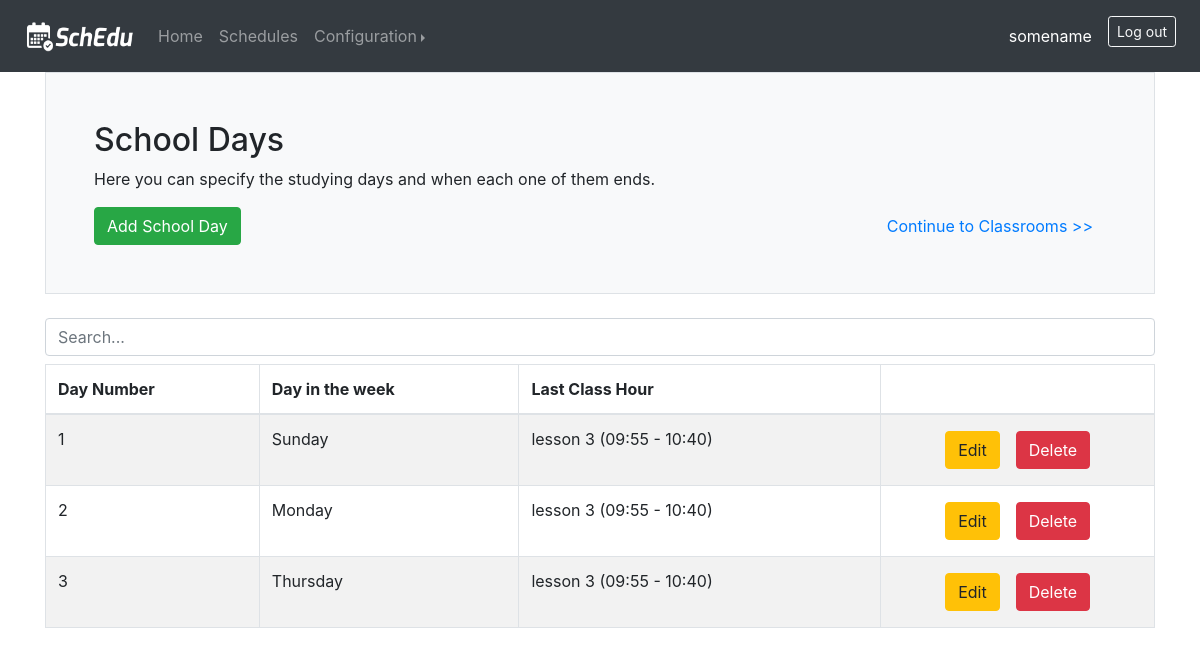
Page /days (signed in) on the committed database.
### web_app/models.py (models this page shows, shortened)
class User(db.Model, UserMixin):
    id = db.Column(db.Integer, primary_key=True)
    email = db.Column(db.String(150), unique=True)
    name = db.Column(db.String(150))
    password = db.Column(db.String(150))
    classtimes = db.relationship('ClassTime', backref='user')
    days = db.relationship('Day', backref='user')
    classrooms = db.relationship('Classroom', backref='user')
    equipments = db.relationship('Equipment', backref='user')
    subjects = db.relationship('Subject', backref='user')
    students_groups = db.relationship('StudentsGroup', backref='user')
    teachers = db.relationship('Teacher', backref='user')
    classes = db.relationship('CourseClass', backref='user')
    schedules = db.relationship('Schedule', backref='user')

class Day(db.Model):
    day_id = db.Column(db.Integer, primary_key=True)
    name = db.Column(db.String(20))
    index = db.Column(db.Integer)
    last_class_time_id = db.Column(db.Integer, db.ForeignKey('class_time.class_time_id'))
    user_id = db.Column(db.Integer, db.ForeignKey('user.id'))
    schedule_id = db.Column(db.Integer, db.ForeignKey('schedule.schedule_id'))
    classes = db.relationship('CourseClass', backref='day')

class ClassTime(db.Model):
    class_time_id = db.Column(db.Integer, primary_key=True)
    start_time = db.Column(db.String(20))
    end_time = db.Column(db.String(20))
    index = db.Column(db.Integer)
    days_ending_this_time = db.relationship('Day', backref='last_class_time')
    user_id = db.Column(db.Integer, db.ForeignKey('user.id'))
    schedule_id = db.Column(db.Integer, db.ForeignKey('schedule.schedule_id'))
    classes = db.relationship('CourseClass', backref='class_time')

### web_app/views.py (the view)
@views.route('/days', methods=['GET', 'POST'])
@login_required
def days():
    sorted_days = sorted(current_user.days, key=get_index)
    if request.method == 'POST':
        day_name = request.form["day_name"]
        index = find_index_update_others((day_name,), sorted_days)
        last_class_time = ClassTime.query.get(request.form["last_ct_id"])
        new_day = Day(name=day_name, index=index, last_class_time=last_class_time, user=current_user)
        db.session.add(new_day)
        db.session.commit()
        return redirect(url_for('views.days'))
    else:
        sorted_classtimes = sorted(current_user.classtimes, key=get_index)
        left_days_dict = left_days(sorted_days)
        return render_template('days.html', user=current_user, days=sorted_days, left_days_dict=left_days_dict, classtimes=sorted_classtimes)

### web_app/views.py (called while the page is built)
def get_index(day_or_time):
    return day_or_time.index

def left_days(days):
    left_days_dict = {}
    for str_day in days_order_dict:
        left_days_dict[str_day] = True
    for day in days:
        left_days_dict[day.name] = False
    return left_days_dict

### web_app/templates/days.html (shortened to what this page needs)
{% extends 'base.html' %}
{% block body %}
    <div class="h-100 p-5 bg-light border rounded-3">
        <h2>School Days</h2>
        <p>Here you can specify the studying days and when each one of them ends.</p>
        <div class="row">
            <div class="col">
                <button type="button" class="btn btn-success" data-toggle="modal" data-target="#addModal">Add School Day</button>
            </div>
            <div class="col text-right">
                <a type="button" class="btn btn-link" href="{{ url_for('views.classrooms') }}">Continue to Classrooms >></a>
            </div>
        </div>
    </div>
    <br>
    {% if days|length > 0 %}
        <input class="form-control mb-2" id="myInput" type="text" placeholder="Search...">
        <div class="table-responsive-md">
            <table class="table table-bordered table-striped">
                <thead>
                <tr>
                    <th>Day Number</th>
                    <th>Day in the week</th>
                    <th>Last Class Hour</th>
                    <th></th>
                </tr>
                </thead>
                <tbody id="myTable">
                {% for day in days %}
                    <tr>
                        <td>{{ day.index }}</td>
                        <td>{{ day.name }}</td>
                        {% set classtime = day.last_class_time %}
                        <td>lesson {{ classtime.index }} ({{ classtime.start_time }} - {{ classtime.end_time }})</td>
                        <td>
                            <div class="row justify-content-center">
                                <form method="post" action="{{ url_for('views.edit_day') }}">
                                    <button class="btn btn-warning ml-2 mr-2 mt-1 mb-1" type="submit">Edit</button>
                                </form>
                                <form method="post" action="{{ url_for('views.delete_day') }}">
                                    <button class="btn btn-danger ml-2 mr-2 mt-1 mb-1" type="submit">Delete</button>
                                </form>
                            </div>
                        </td>
                    </tr>
                {% endfor %}
                </tbody>
            </table>
        </div>
    {% else %}
        <h6>Currently there are no school days</h6>
    {% endif %}
{% endblock %}

### web_app/templates/base.html (shortened to what this page needs)
<!DOCTYPE html>
<html lang="en">
<head>
    <link rel="stylesheet" href="https://stackpath.bootstrapcdn.com/bootstrap/4.3.1/css/bootstrap.min.css">
    <link rel="stylesheet" href="https://cdn.jsdelivr.net/npm/bootstrap-select@1.13.14/dist/css/bootstrap-select.min.css">
</head>
<body>
    <nav class="navbar navbar-expand-lg navbar-dark bg-dark">
        <a class="navbar-brand ml-2" href="{{url_for('views.home')}}">
          <img src="/static/photos/navbarLogo.png" width="110" height="32" alt="">
        </a>
        <div class="collapse navbar-collapse" id="navbar">
          {% if user.is_authenticated %}
            <ul class="navbar-nav mr-auto">
              <li class="nav-item">
                <a class="nav-link" href="{{url_for('views.home')}}">Home <span class="sr-only">(current)</span></a>
              </li>
              <li class="nav-item">
                <a class="nav-link" href="{{ url_for('views.schedules') }}">Schedules</a>
              </li>
              <li class="nav-item dropdown">
                <div class="btn-group dropright">
                  <a class="nav-link dropdown-toggle" href="http://example.com" id="dropdown01" data-toggle="dropdown" aria-haspopup="true" aria-expanded="false">Configuration</a>
                </div>
              </li>
            </ul>
            <ul class="navbar-nav ml-auto">
              <li class="nav-item active">
                <a class="nav-link mr-2 mt-2 mb-2">{{ user.name }}<span class="sr-only">(current)</span></a>
              </li>
              <li class="nav-item">
                <a class="btn btn-outline-light mr-2 mt-2 mb-2 btn-sm" href="{{ url_for('auth.logout') }}">Log out</a>
              </li>
            </ul>
          {% endif %}
        </div>
    </nav>
    <div class="container">
      {% block body %} {% endblock %}
    </div>
</body>
</html>

### rows in the picture
User: name "somename"
Day: index "1", name "Sunday"
ClassTime: index "3", start_time "09:55", end_time "10:40"
Day: index "2", name "Monday"
Day: index "3", name "Thursday"
